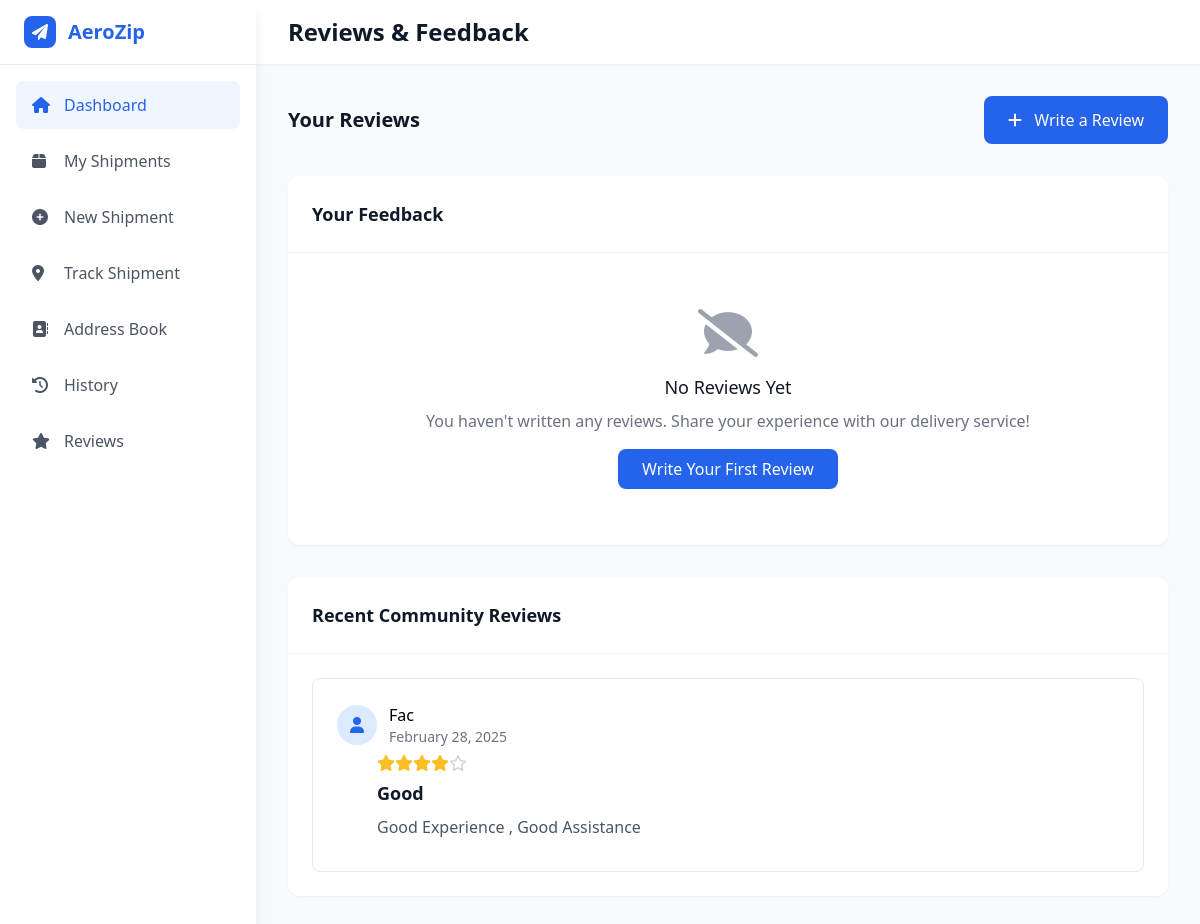
Page /reviews/ (signed in) on the committed database.
### main/models.py (models this page shows, shortened)
class Review(models.Model):
    RATING_CHOICES = [
        (1, '1 - Poor'),
        (2, '2 - Below Average'),
        (3, '3 - Average'),
        (4, '4 - Good'),
        (5, '5 - Excellent'),
    ]
    user = models.ForeignKey(CustomUser, on_delete=models.CASCADE, related_name='reviews')
    shipment_id = models.CharField(max_length=20, blank=True, null=True)
    rating = models.IntegerField(choices=RATING_CHOICES, validators=[MinValueValidator(1), MaxValueValidator(5)])
    title = models.CharField(max_length=100)
    comment = models.TextField()
    delivery_satisfaction = models.BooleanField(default=True)
    created_at = models.DateTimeField(auto_now_add=True)
    updated_at = models.DateTimeField(auto_now=True)
    class Meta:
        ordering = ['-created_at']

class CustomUser(AbstractBaseUser,PermissionsMixin):
    name=models.CharField(max_length=200)
    email=models.EmailField(unique=True)
    phone=models.PositiveIntegerField()
    is_active=models.BooleanField(default=True)
    is_staff=models.BooleanField(default=False)
    is_superuser=models.BooleanField(default=False)
    is_company=models.BooleanField(default=False)
    is_verified = models.BooleanField(default=False)
    objects = CustomUserManager()
    USERNAME_FIELD = 'email'
    REQUIRED_FIELDS = ['name','phone']

### users/views.py (the view)
# urls.py: path('reviews/', review_list, name='review_list'),
@login_required
def review_list(request):
    user_reviews = Review.objects.filter(user=request.user)
    recent_reviews = Review.objects.exclude(user=request.user)[:5]
    context = {
        'user_reviews': user_reviews,
        'recent_reviews': recent_reviews,
    }
    return render(request, 'review.html', context)

### users/templates/review.html (shortened to what this page needs)
{% extends 'user_home.html' %}
{% load static %}
{% block content %}
<header class="bg-white shadow-sm">
    <div class="flex items-center justify-between px-8 py-4">
        <div class="flex items-center space-x-4">
            <h1 class="text-2xl font-bold text-gray-900">Reviews & Feedback</h1>
        </div>
    </div>
</header>
<div class="p-8">
    <div class="flex justify-between items-center mb-8">
        <h2 class="text-xl font-bold text-gray-900">Your Reviews</h2>
        <a href="{% url 'add_review' %}" class="bg-blue-600 text-white px-6 py-3 rounded-lg hover:bg-blue-700 transition-colors">
            <i class="fas fa-plus mr-2"></i> Write a Review
        </a>
    </div>
    <div class="bg-white rounded-xl shadow-sm mb-8">
        <div class="p-6 border-b border-gray-100">
            <h2 class="text-lg font-bold text-gray-900">Your Feedback</h2>
        </div>
        <div class="p-6">
            {% if user_reviews %}
            <div class="space-y-6">
                {% for review in user_reviews %}
                <div class="border border-gray-200 rounded-lg p-6">
                    <div class="flex justify-between items-start">
                        <div>
                            <div class="flex items-center space-x-3 mb-3">
                                <div class="flex">
                                    {% for i in "12345" %}
                                        {% if forloop.counter <= review.rating %}
                                            <i class="fas fa-star text-yellow-400"></i>
                                        {% else %}
                                            <i class="far fa-star text-gray-300"></i>
                                        {% endif %}
                                    {% endfor %}
                                </div>
                                {% if review.shipment_id %}
                                    <span class="text-gray-500">#{{ review.shipment_id }}</span>
                                {% endif %}
                            </div>
                            <h3 class="text-lg font-semibold text-gray-900 mb-2">{{ review.title }}</h3>
                            <div class="text-gray-600 mb-2">
                                <p>{{ review.comment }}</p>
                            </div>
                            <div class="text-gray-500 text-sm">
                                <p>{{ review.created_at|date:"F d, Y" }}</p>
                                <p>
                                    {% if review.delivery_satisfaction %}
                                        <span class="text-green-600"><i class="fas fa-check-circle mr-1"></i> Satisfied with delivery</span>
                                    {% else %}
                                        <span class="text-red-600"><i class="fas fa-times-circle mr-1"></i> Not satisfied with delivery</span>
                                    {% endif %}
                                </p>
                            </div>
                        </div>
                        <div class="flex space-x-2">
                            <a href="{% url 'edit_review' review.id %}" class="text-blue-600 hover:text-blue-700">
                                <i class="fas fa-edit"></i>
                            </a>
                            <a href="{% url 'delete_review' review.id %}" class="text-red-600 hover:text-red-700">
                                <i class="fas fa-trash"></i>
                            </a>
                        </div>
                    </div>
                </div>
                {% endfor %}
            </div>
            {% else %}
            <div class="text-center py-8">
                <div class="text-gray-400 mb-4">
                    <i class="fas fa-comment-slash text-5xl"></i>
                </div>
                <h3 class="text-lg font-medium text-gray-900 mb-2">No Reviews Yet</h3>
                <p class="text-gray-500 mb-4">You haven't written any reviews. Share your experience with our delivery service!</p>
                <a href="{% url 'add_review' %}" class="inline-block bg-blue-600 text-white px-6 py-2 rounded-lg hover:bg-blue-700 transition-colors">
                    Write Your First Review
                </a>
            </div>
            {% endif %}
        </div>
    </div>
    <div class="bg-white rounded-xl shadow-sm">
        <div class="p-6 border-b border-gray-100">
            <h2 class="text-lg font-bold text-gray-900">Recent Community Reviews</h2>
        </div>
        <div class="p-6">
            {% if recent_reviews %}
            <div class="space-y-6">
                {% for review in recent_reviews %}
                <div class="border border-gray-200 rounded-lg p-6">
                    <div>
                        <div class="flex items-center space-x-3 mb-2">
                            <div class="w-10 h-10 bg-blue-100 rounded-full flex items-center justify-center">
                                <i class="fas fa-user text-blue-600"></i>
                            </div>
                            <div>
                                <p class="font-medium">{{ review.user.get_full_name|default:review.user.name }}</p>
                                <p class="text-gray-500 text-sm">{{ review.created_at|date:"F d, Y" }}</p>
                            </div>
                        </div>
                        <div class="ml-13 pl-10">
                            <div class="flex mb-2">
                                {% for i in "12345" %}
                                    {% if forloop.counter <= review.rating %}
                                        <i class="fas fa-star text-yellow-400"></i>
                                    {% else %}
                                        <i class="far fa-star text-gray-300"></i>
                                    {% endif %}
                                {% endfor %}
                            </div>
                            <h3 class="text-lg font-semibold text-gray-900 mb-2">{{ review.title }}</h3>
                            <p class="text-gray-600 mb-2">{{ review.comment }}</p>
                        </div>
                    </div>
                </div>
                {% endfor %}
            </div>
            {% else %}
            <div class="text-center py-8">
                <p class="text-gray-500">No community reviews available yet.</p>
            </div>
            {% endif %}
        </div>
    </div>
</div>
{% endblock %}

### rows in the picture
Review: user.get_full_name "Fac", created_at "February 28, 2025", rating 4 (drawn), title "Good", comment "Good Experience , Good Assistance"
